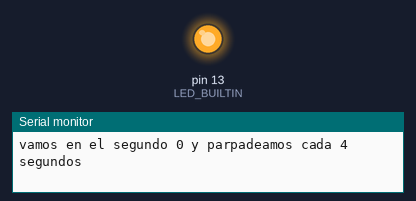
Recording of a sketch running on a simulated Arduino Uno, built with avr-gcc and run on an emulated ATmega328P. Shown: output pins drawn as LEDs (lit = HIGH), the last lines printed to the serial monitor.

Above: at 0.5 s.
At 6.5 s:
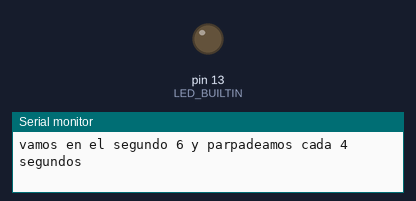
Timing chart, 0 to 9.2 s (numbered marks = the images above):
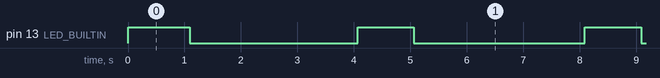

Measured:
- by itself, pin 13 (LED_BUILTIN): alternates HIGH for 1.0 s and LOW for 3.0 s

The sketch:

ejemploParpadeos.ino
```cpp
//QUIERO PODER DECIRLE A ARDUINO
//EN EL MONITOR SERIAL
//CADA CUANTO TIEMPO PARPADEE EL LED
bool estadoLed = 0;
int cadaCuanto = 4;

void setup() {
  pinMode(LED_BUILTIN, OUTPUT);
  Serial.begin(9600);
}

void loop() {
  unsigned long segundos = millis() / 1000;

  Serial.print("vamos en el segundo ");
  Serial.print(segundos);
  Serial.print(" y parpadeamos cada ");
  Serial.print(cadaCuanto);
  Serial.println(" segundos");

  if (segundos%cadaCuanto == 0){
    estadoLed = true;
  } else {
    estadoLed = false;
  }

  digitalWrite(LED_BUILTIN, estadoLed);
}
```
